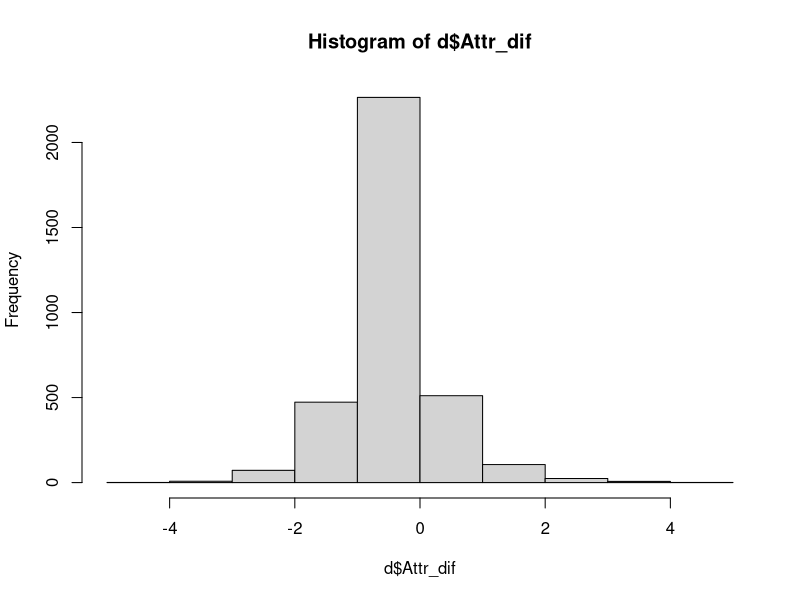
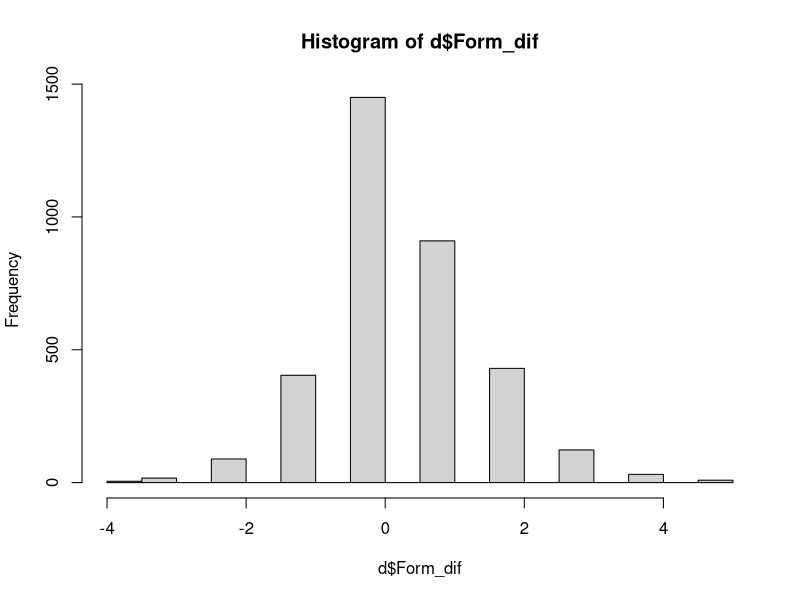
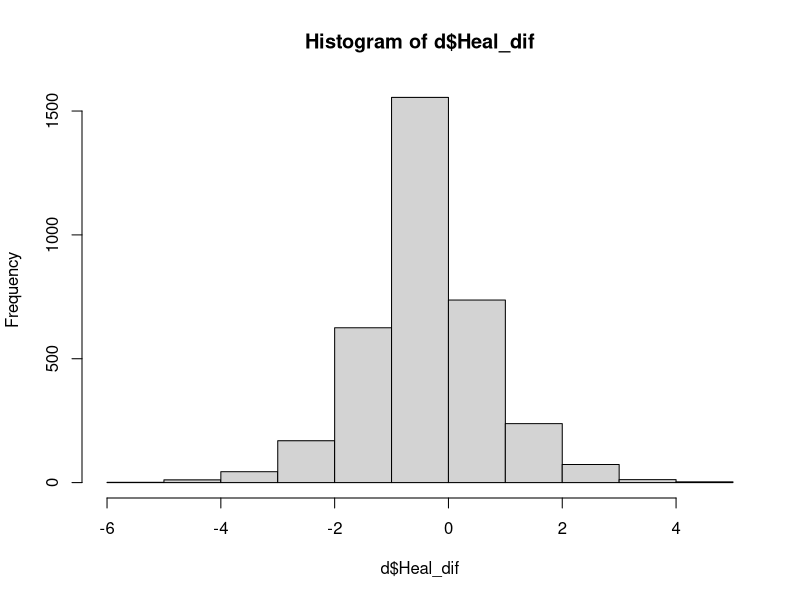
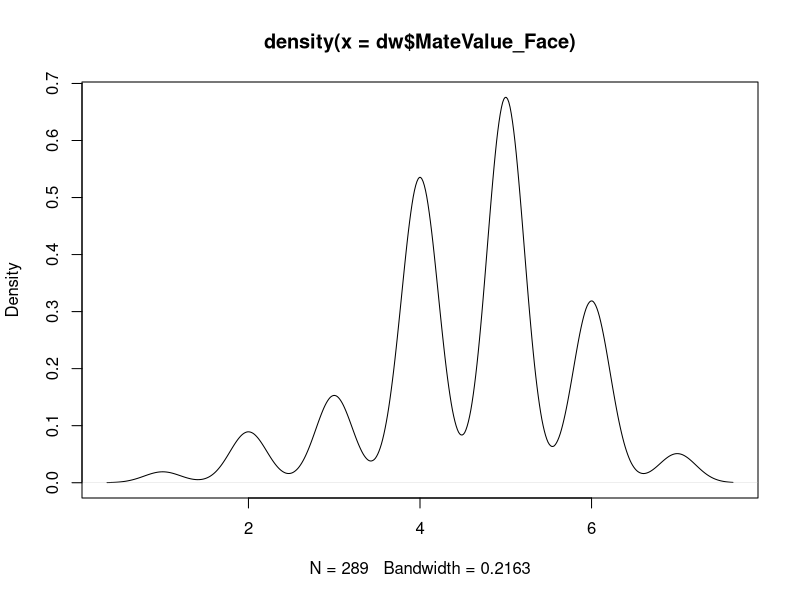
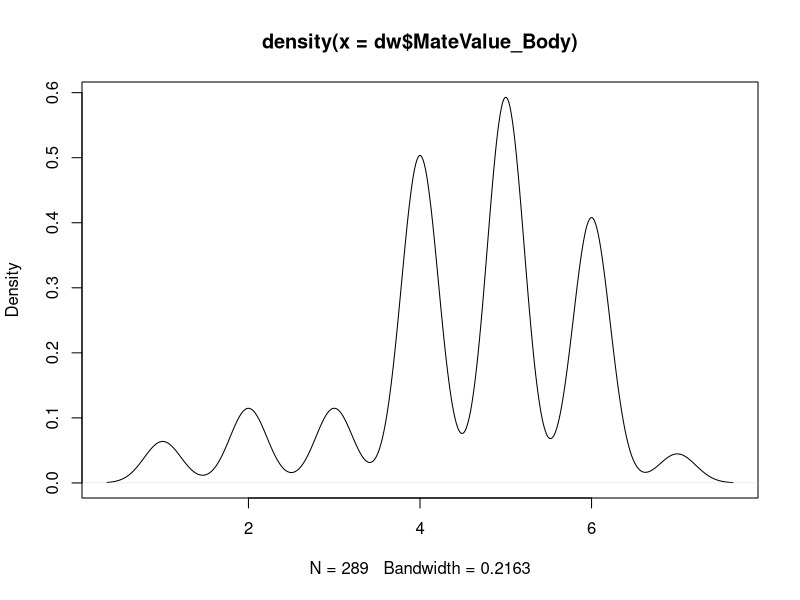
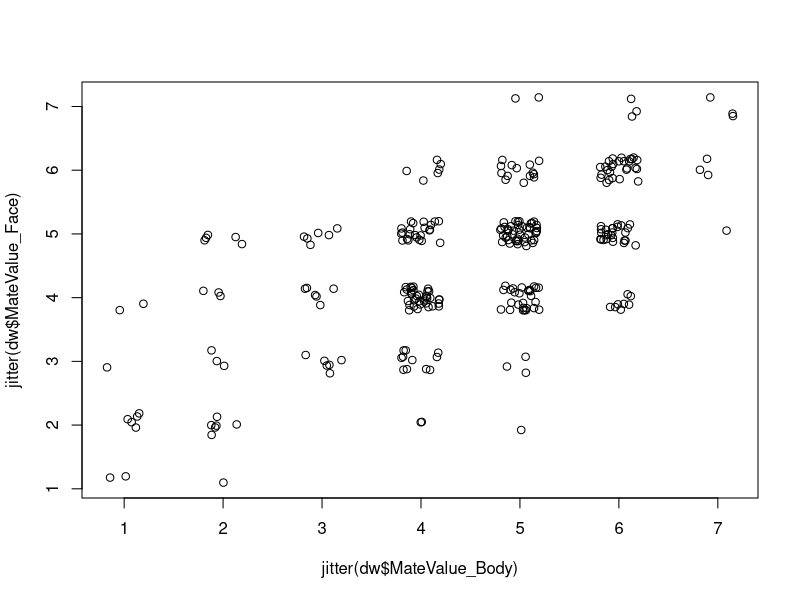

Reproduce these figures in R, in order.
#Function that returns last n characters of a string
substrRight <- function(x, n){
  substr(x, nchar(x)-n+1, nchar(x))
}

#function that reverse-codes a vector
revcode<-function(v,maxi=max(v),mini=min(v)){v*(-1)+(maxi+mini)}

#function that reverse-codes several columns (c) of a data.frame/matrix (d)
revcol<-function(d,c,maxi=7,mini=1){
  for(i in c){
    d[,i]<-revcode(d[,i],maxi=maxi,mini=mini)
  }
  return(d)
}

#Load the raw data
d<-read.table("data_experiment.txt",sep="\t",header=T,stringsAsFactors = F)
(nam<-names(d))

nrow(d)

#Eliminate problematic raters (describe)
d<-d[is.na(match(d$Subject,c("150","159"))),]
nrow(d)

#Check how many answers got people right
summary(as.factor(d$PPVAS1)) # 1 is correct
summary(as.factor(d$PPVAS2)) # 2 is correct

summary(as.factor(d$RSVAS1)) # 2 is correct
summary(as.factor(d$RSVAS2)) # 1 is correct

summary(as.factor(d$SPVAS1)) # 2 is correct
summary(as.factor(d$SPVAS2)) # 1 is correct

# Sum correct answers
d$VAScorrect<-ifelse(d$PPVAS1==1,1,0)+ifelse(d$PPVAS2==2,1,0)+ifelse(d$RSVAS1==2,1,0)+ifelse(d$RSVAS2==1,1,0)+ifelse(d$SPVAS1==2,1,0)+ifelse(d$SPVAS2==1,1,0)

#I do not exclude people with wrong answers in the analysis, this can be changed using the code lines below
#d<-d[d$VAScorrect==2,] #Take only people that answered both questions right
d<-d[d$VAScorrect>0,]  #Exclude only peoply that anwered both questions wrong

nrow(d)

#We included only heterosexual women to the study. Homosexuals, bisexuals and other were excluded.
summary(as.factor(d$SexOrient))

d<-d[d$SexOrient==1,]
nrow(d)

# Calculate Enviromental Harshness scales

PPdat<-d[,substr(nam,1,2)=="PP"&substr(nam,3,3)!="V"]
names(PPdat)[c(3,5,12,13,15,16,18)]
PPdat<-revcol(PPdat,c(3,5,12,13,15,16,18))

RSdat<-d[,substr(nam,1,2)=="RS"&substr(nam,3,3)!="V"]
names(RSdat)[c(1,2,3,5,11,12,16)]
RSdat<-revcol(RSdat,c(1,2,3,5,11,12,16))

# Check that there are no missing values
sum(is.na(as.matrix(PPdat)))
sum(is.na(as.matrix(RSdat)))

nrow(PPdat)

d$PP<-rowSums(PPdat)
d$RS<-rowSums(RSdat)

Rdat<-d[,substr(nam,1,5)=="Recog"]
Rdat<-revcol(Rdat,1:12,maxi=2,mini=1)-1
d$RecTot<-rowSums(Rdat)

summary(as.factor(d$RecTot))
d<-d[d$RecTot<5,]

nrow(d)

dw<-d

# Transform the data into a long format where one set of ratings and selection between masculinized and femininized version of the face is a unit of analysis.

Attr_fem<-unlist(d[,substr(nam,1,4)=="Attr"&substrRight(nam,3)=="fem"])
Attr_mas<-unlist(d[,substr(nam,1,4)=="Attr"&substrRight(nam,3)=="mas"])

Form_fem<-unlist(d[,substr(nam,1,4)=="Form"&substrRight(nam,3)=="fem"])
Form_mas<-unlist(d[,substr(nam,1,4)=="Form"&substrRight(nam,3)=="mas"])

Heal_fem<-unlist(d[,substr(nam,1,4)=="Heal"&substrRight(nam,3)=="fem"])
Heal_mas<-unlist(d[,substr(nam,1,4)=="Heal"&substrRight(nam,3)=="mas"])

face_id<-substr(names(Attr_fem),6,7)
face_n<-length(unique(face_id))

rate_id<-rep(formatC(d$Subject,width=3,flag=0),times=face_n)
rate_n<-length(unique(rate_id))

Select<-unlist(d[,substr(nam,1,9)=="Mate_Pair"])
Cond<-rep(d$Cond,times=face_n)

Recog<-unlist(d[,substr(nam,1,5)=="Recog"])

Age<-rep(d$Age,times=face_n)
RelationshipStatus<-rep(d$RelationshipStatus,times=face_n)

# What to do wih these questions Sum the scores? 
VIS01<-rep(d$VIS01,times=face_n)
VIS02<-rep(d$VIS02,times=face_n)
VIS03<-rep(d$VIS03,times=face_n)

MateValue_Body<-rep(d$MateValue_Body,times=face_n)
MateValue_Face<-rep(d$MateValue_Face,times=face_n)

PP<-rep(d$PP,times=face_n)
RS<-rep(d$RS,times=face_n)

VAS<-rep(d$VAScorrect,times=face_n)

nd<-data.frame(rate_id,
               face_id,
               Cond,
               Attr_fem,Attr_mas,Form_fem,Form_mas,Heal_fem,Heal_mas,
               Select,
               Recog,
               Age,
               RelationshipStatus,
               MateValue_Body,
               MateValue_Face,
               PP,
               RS,
               VAS,
               VIS01,VIS02,VIS03
)

d<-nd

d$Attr_dif<-d$Attr_mas-d$Attr_fem
d$Form_dif<-d$Form_mas-d$Form_fem
d$Heal_dif<-d$Heal_mas-d$Heal_fem

hist(d$Attr_dif)
summary(d$Attr_dif)

hist(d$Form_dif)
summary(d$Form_dif)

hist(d$Heal_dif)
summary(d$Heal_dif)

names(d)

#Variable indicating whether masculinized face was selected (original select variable contains information wheteher the face on the right was selected)
d$Selmas<-ifelse(d$Cond%%2==0,ifelse(d$Select==1,1,ifelse(d$Select==2,0,NA)),ifelse(d$Select==1,0,ifelse(d$Select==2,1,NA)))
cbind(d$Cond,d$Select,d$Selmas)

#Create the variable "Masculinized face on the right" from the original condition variable 1-6, odd numbers: masculinezed faces were presented on the right side of the screen, even numbers: masculinized faces were presented on the left 
d$Masright<-ifelse(d$Cond%%2==0,-0.5,0.5)
cbind(d$Cond,d$Select,d$Selmas)

#Create the manipulation condition variable from the original condition variable 1-2 control condition, 3-4 Pathogen prevalence priming message, 5-6 Resource scarcity priming message-
d$fCond<-ifelse(d$Cond<3,"Control",ifelse(d$Cond<5,"Pathogen",ifelse(d$Cond<7,"Scarcity",NA)))
d$fCond<-as.factor(d$fCond)

dw$fCond<-ifelse(dw$Cond<3,"Control",ifelse(dw$Cond<5,"Pathogen",ifelse(dw$Cond<7,"Scarcity",NA)))
dw$fCond<-as.factor(dw$fCond)

summary(dw$fCond)

#Check if it worked
#cbind(d$Cond,as.character(d$fCond))

#summary

#Standardize
d$PPs<-scale(d$PP)
d$RSs<-scale(d$RS)

centerPP<-attributes(d$PPs)[[2]]
sdPP<-attributes(d$PPs)[[3]]

centerRS<-attributes(d$RSs)[[2]]
sdRS<-attributes(d$RSs)[[3]]

descalePP<-function(x){(x*sdPP+centerPP)/18}
descaleRS<-function(x){(x*sdRS+centerRS)/16}

nrow(d)
summary(as.factor(d$Recog))

#If you wish, you can remove lines where the target was recognized by the rater
d<-d[d$Recog!=1,]
nrow(d)

nrow(dw)
mean(as.numeric(dw$Age[dw$Age!="HH"]))
sd(as.numeric(dw$Age[dw$Age!="HH"]))


#Cronbachs alpha for the final sample
PPdat<-dw[,substr(names(dw),1,2)=="PP"&substr(names(dw),3,3)!="V"&nchar(names(dw))>2]
names(PPdat)[c(3,5,12,13,15,16,18)]
PPdat<-revcol(PPdat,c(3,5,12,13,15,16,18))
sum(rowSums(PPdat)==dw$PP)

RSdat<-dw[,substr(names(dw),1,2)=="RS"&substr(names(dw),3,3)!="V"&nchar(names(dw))>2]
names(RSdat)[c(1,2,3,5,11,12,16)]
RSdat<-revcol(RSdat,c(1,2,3,5,11,12,16))
sum(rowSums(RSdat)==dw$RS)

psych::alpha(PPdat)$total$raw_alpha
psych::alpha(RSdat)$total$raw_alpha

#Other descriptives
summary(as.factor(dw$RelationshipStatus))

mean(as.numeric(dw$MateValue_Face))
sd(as.numeric(dw$MateValue_Face))
plot(density(dw$MateValue_Face))

mean(as.numeric(dw$MateValue_Body))
sd(as.numeric(dw$MateValue_Body))
plot(density(dw$MateValue_Body))

cor(dw$MateValue_Body,dw$MateValue_Face)

plot(jitter(dw$MateValue_Body),jitter(dw$MateValue_Face))
